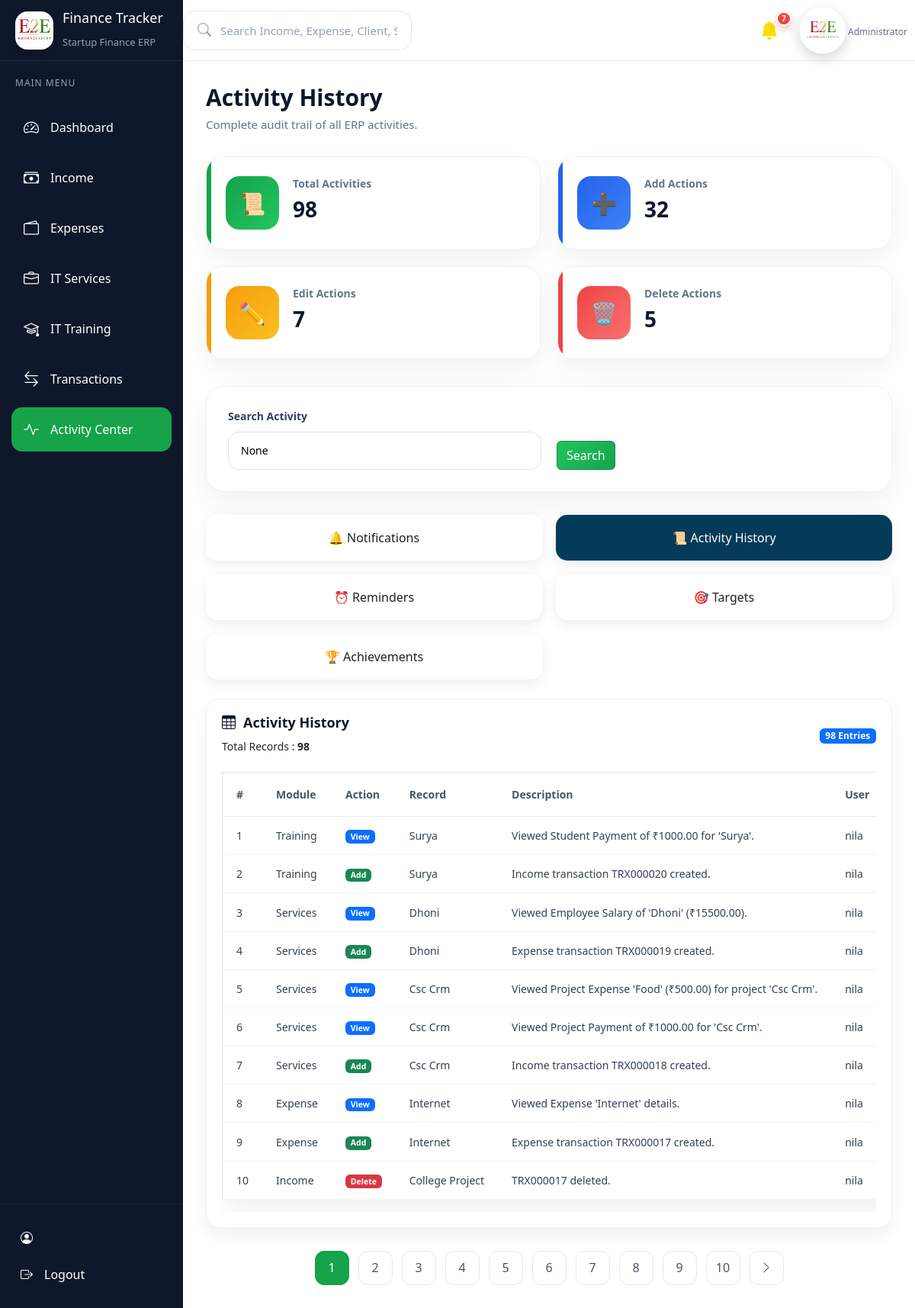
The page /activity/history/ on the database its author committed.
### activity/models.py (models this page shows, shortened)
class ActivityLog(models.Model):
    module = models.CharField(
        max_length=100
    )
    action = models.CharField(
        max_length=50
    )
    record_name = models.CharField(
        max_length=255
    )
    description = models.TextField()
    user = models.ForeignKey(
        User,
        on_delete=models.SET_NULL,
        null=True,
        blank=True
    )
    created_at = models.DateTimeField(
        auto_now_add=True
    )
    class Meta:
        ordering = ["-created_at"]

### activity/views.py (the view)
def activity_history(request):
    history = ActivityLog.objects.all().order_by("-created_at")
    search = request.GET.get("search")
    if search:
        history = history.filter(
            Q(module__icontains=search) |
            Q(action__icontains=search) |
            Q(record_name__icontains=search)
        )
    total_activities = ActivityLog.objects.count()
    add_actions = ActivityLog.objects.filter(
        action="Add"
    ).count()
    edit_actions = ActivityLog.objects.filter(
        action="Edit"
    ).count()
    delete_actions = ActivityLog.objects.filter(
        action="Delete"
    ).count()
    paginator = Paginator(history, 10)
    page_number = request.GET.get("page")
    page_obj = paginator.get_page(page_number)
    return render(
        request,
        "activity/activity_history.html",
        {
            "history": page_obj,
            "page_obj": page_obj,
            "search": search,
            "total_activities": total_activities,
            "add_actions": add_actions,
            "edit_actions": edit_actions,
            "delete_actions": delete_actions,
            "active_page": "history",
            "active_activity": "history",
        }
    )

### activity/context_processors.py (called while the page is built)
def notification_context(request):
    unread_notifications = Notification.objects.filter(
        is_read=False
    ).count()
    recent_notifications = Notification.objects.filter(
        is_read=False
    ).order_by("-created_at")[:5]
    return {
        "unread_notifications": unread_notifications,
        "recent_notifications": recent_notifications,
    }

### templates/activity/activity_history.html (shortened to what this page needs)
{% extends "base.html" %}
{% block content %}
<div class="page-header">
    <div>
        <h2>Activity History</h2>
        <p>Complete audit trail of all ERP activities.</p>
    </div>
</div>
<div class="dashboard-cards">
    <div class="dashboard-card revenue">
        <div class="card-icon">
            📜
        </div>
        <div class="card-content">
            <h5>Total Activities</h5>
            <h2>{{ total_activities }}</h2>
        </div>
    </div>
    <div class="dashboard-card profit">
        <div class="card-icon">
            ➕
        </div>
        <div class="card-content">
            <h5>Add Actions</h5>
            <h2>{{ add_actions }}</h2>
        </div>
    </div>
    <div class="dashboard-card target">
        <div class="card-icon">
            ✏️
        </div>
        <div class="card-content">
            <h5>Edit Actions</h5>
            <h2>{{ edit_actions }}</h2>
        </div>
    </div>
    <div class="dashboard-card expense">
        <div class="card-icon">
            🗑️
        </div>
        <div class="card-content">
            <h5>Delete Actions</h5>
            <h2>{{ delete_actions }}</h2>
        </div>
    </div>
</div>
<div class="filter-card">
    <form method="GET">
        <div class="filter-grid">
            <div class="filter-group">
                <label>Search Activity</label>
                <input
    type="text"
    name="search"
    value="{{ search }}"
    placeholder="Module, Action or Record">
            </div>
            <div class="filter-buttons">
                <button class="btn btn-success">
                    Search
                </button>
            </div>
        </div>
    </form>
</div>
<div class="service-nav">
    <a href="{% url 'notification_list' %}"
        class="service-link {% if active_activity == 'notifications' %}active{% endif %}">
        🔔 Notifications
        </a>
        <a href="{% url 'activity_history' %}"
            class="service-link {% if active_activity == 'history' %}active{% endif %}">
            📜 Activity History
        </a>
        <a href="{% url 'reminder_list' %}"
            class="service-link {% if active_activity == 'reminders' %}active{% endif %}">
            ⏰ Reminders
        </a>
        <a href="{% url 'target_list' %}" class="service-link {% if active_activity == 'targets' %}active{% endif %}">
            🎯 Targets
        </a>
        <a href="{% url 'achievement_list' %}"
            class="service-link {% if active_activity == 'achievements' %}active{% endif %}">
            🏆 Achievements
        </a>
</div>
<div class="dashboard-box activity-table-card">
   <div class="box-header">
    <div>
        <h3>
            <i class="bi bi-table"></i>
            Activity History
        </h3>
        <small>
            Total Records :
            <strong>{{ page_obj.paginator.count }}</strong>
        </small>
    </div>
    <div>
        <span class="badge bg-primary">
            {{ page_obj.paginator.count }} Entries
        </span>
    </div>
</div>
    <div class="table-responsive">
    <table class="table dashboard-table align-middle">
        <thead>
            <tr>
                <th>#</th>
                <th>Module</th>
                <th>Action</th>
                <th>Record</th>
                <th>Description</th>
                <th>User</th>
            </tr>
        </thead>
        <tbody>
        {% for activity in history %}
        <tr>
            <td>{{ page_obj.start_index|add:forloop.counter0 }}</td>
            <td>{{ activity.module }}</td>
            <td>
                {% if activity.action == "Add" %}
                    <span class="badge bg-success">
                        Add
                    </span>
                {% elif activity.action == "Edit" %}
                    <span class="badge bg-warning">
                        Edit
                    </span>
                {% elif activity.action == "Delete" %}
                    <span class="badge bg-danger">
                        Delete
                    </span>
                {% else %}
                    <span class="badge bg-primary">
                        {{ activity.action }}
                    </span>
                {% endif %}
            </td>
            <td>
                {{ activity.record_name }}
            </td>
            <td>
                {{ activity.description }}
            </td>
            <td>
                {{ activity.user }}
            </td>
        </tr>
        {% endfor %}
        </tbody>
    </table>
</div>
</div>
<div class="pagination-container">
    {% for page in page_obj.paginator.page_range %}
        {% if page == page_obj.number %}
            <span class="page-btn active">{{ page }}</span>
        {% else %}
            <a href="?page={{ page }}" class="page-btn">{{ page }}</a>
        {% endif %}
    {% endfor %}
    {% if page_obj.has_next %}
    <a href="?page={{ page_obj.next_page_number }}" class="page-btn">
        <i class="bi bi-chevron-right"></i>
    </a>
    {% endif %}
</div>
{% endblock %}

### static/css/style.css (style rules this page uses)
* { margin:0; padding:0; box-sizing:border-box; font-family:"Segoe UI",sans-serif; }
body { background:var(--bg); color:var(--text); font-family:"Inter",sans-serif; font-size:14px; line-height:1.6; }

### static/css/dashboard.css (style rules this page uses)
.dashboard-cards { display: grid; grid-template-columns: repeat(4, 1fr); gap: 22px; margin-bottom: 30px; }
.dashboard-card { background: #fff; border-radius: 18px; padding: 24px; display: flex; align-items: center; gap: 18px; box-shadow: 0 10px 30px rgba(15, 23, 42, .08); transition: .35s; border: 1px solid #edf2f7; position: relative; overflow: hidden; }
.dashboard-card::before { content: ""; position: absolute; left: 0; top: 0; width: 5px; height: 100%; }
.card-icon { width: 68px; height: 68px; border-radius: 16px; display: flex; justify-content: center; align-items: center; font-size: 28px; color: #fff; }
.dashboard-box { background: #ffffff; border-radius: 18px; padding: 20px; box-shadow: 0 10px 25px rgba(15, 23, 42, .06); border: 1px solid #eef2f7; transition: .3s; }
.box-header { display: flex; justify-content: space-between; align-items: center; margin-bottom: 22px; }
.box-header h3 { font-size: 18px; font-weight: 600; color: #0f172a; display: flex; align-items: center; gap: 10px; }
.dashboard-table th, .dashboard-table td { padding: 10px 12px; font-size: 13px; }
@media (max-width:1400px) { .dashboard-cards { grid-template-columns: repeat(3, 1fr); } }

### static/css/service.css (style rules this page uses)
.service-nav { display:flex; gap:20px; flex-wrap:wrap; margin:25px 0; }
.service-link { flex:1; min-width:180px; background:#fff; border-radius:15px; padding:18px; text-align:center; text-decoration:none; color:#222; box-shadow:0 5px 18px rgba(0,0,0,.08); transition:.3s; }
.service-link.active { background:#043b59; color:#fff; }
@media (max-width:1200px) { .service-nav { display:grid; grid-template-columns:repeat(2,1fr); gap:18px; } }

### static/css/variables.css (style rules this page uses)
:root { --primary:#16A34A; --primary-dark:#15803D; --primary-light:#DCFCE7; --success:#22C55E; --danger:#EF4444; --warning:#F59E0B; --info:#3B82F6; --purple:#7C3AED; --teal:#14B8A6; --pink:#EC4899; --sidebar:#0F172A; --sidebar-hover:#1E293B; --sidebar-active:#16A34A; --bg:#F4F7FE; --card:#FFFFFF; --card-hover:#F8FAFC; --heading:#0F172A; --text:#334155; --text-light:#64748B; --border:#E2E8F0; --shadow-sm:0 4px 12px rgba(15,23,42,.05); --shadow:0 12px 30px rgba(15,23,42,.08); --shadow-lg:0 18px 45px rgba(15,23,42,.12); --radius-sm:12px; --radius:18px; --radius-lg:24px; --transition:.3s ease; }

### rows shown on the page
ActivityLog: start_index|add "1", module "Training", action "View", record_name "Surya", description "Viewed Student Payment of ₹1000.00 for 'Surya'.", user "nila"
ActivityLog: start_index|add "2", module "Training", action "Add", record_name "Surya", description "Income transaction TRX000020 created.", user "nila"
ActivityLog: start_index|add "3", module "Services", action "View", record_name "Dhoni", description "Viewed Employee Salary of 'Dhoni' (₹15500.00).", user "nila"
ActivityLog: start_index|add "4", module "Services", action "Add", record_name "Dhoni", description "Expense transaction TRX000019 created.", user "nila"
ActivityLog: start_index|add "5", module "Services", action "View", record_name "Csc Crm", description "Viewed Project Expense 'Food' (₹500.00) for project 'Csc Crm'.", user "nila"
ActivityLog: start_index|add "6", module "Services", action "View", record_name "Csc Crm", description "Viewed Project Payment of ₹1000.00 for 'Csc Crm'.", user "nila"
ActivityLog: start_index|add "7", module "Services", action "Add", record_name "Csc Crm", description "Income transaction TRX000018 created.", user "nila"
ActivityLog: start_index|add "8", module "Expense", action "View", record_name "Internet", description "Viewed Expense 'Internet' details.", user "nila"
ActivityLog: start_index|add "9", module "Expense", action "Add", record_name "Internet", description "Expense transaction TRX000017 created.", user "nila"
ActivityLog: start_index|add "10", module "Income", action "Delete", record_name "College Project", description "TRX000017 deleted.", user "nila"

### other values the page prints
{{ unread_notifications }} "7"
{{ total_activities }} "98"
{{ add_actions }} "32"
{{ edit_actions }} "7"
{{ delete_actions }} "5"
{{ page_obj.paginator.count }} "98"
{{ page }} "1"
{{ page }} "2" "3" "4" "5" "6" "7" "8" "9" "10"
